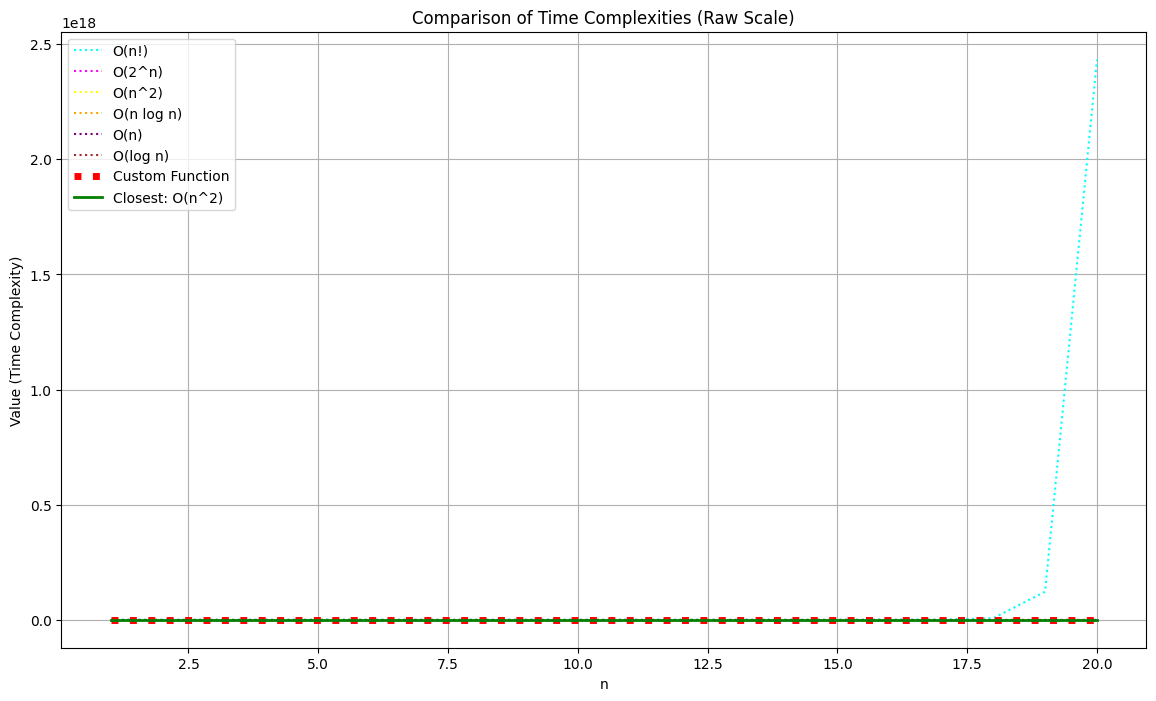

Here is the Python script that generated this plot:
import numpy as np
import matplotlib.pyplot as plt
import random
import time
import math

def compare_complexity(custom_func, n_range):
    # Generate input values
    n = np.arange(1, n_range + 1)

    # Compute the values for the custom function
    custom_values = custom_func(n)

    # Define the target O() functions with distinct colors
    target_functions = {
        "O(n!)": np.array([math.factorial(min(x, 20)) for x in n], dtype=float),
        "O(2^n)": 2**n,
        "O(n^2)": n**2,
        "O(n log n)": n * np.log(n),
        "O(n)": n,
        "O(log n)": np.log(n)
    }

    # Plotting
    plt.figure(figsize=(14, 8))

    # Plot the target functions
    colors = {
        "O(n!)": 'cyan',
        "O(2^n)": 'magenta',
        "O(n^2)": 'yellow',
        "O(n log n)": 'orange',
        "O(n)": 'purple',
        "O(log n)": 'brown'
    }

    for name, values in target_functions.items():
        plt.plot(n, values, label=name, linestyle='dotted', color=colors[name])

    # Calculate distances and find the closest target function
    distances = {}
    for t_name, t_values in target_functions.items():
        # Calculate mean squared error
        distance = np.mean((custom_values - t_values)**2)
        distances[t_name] = distance

    # Find the closest target function
    closest = min(distances, key=distances.get)

    # Plot the custom function
    plt.plot(n, custom_values, label="Custom Function", linewidth=5, linestyle='dotted', color='red')

    # Highlight the closest target function in green
    plt.plot(n, target_functions[closest], label=f"Closest: {closest}", linewidth=2, color='green')

    plt.xlabel('n')
    plt.ylabel('Value (Time Complexity)')
    plt.title('Comparison of Time Complexities (Raw Scale)')
    plt.legend()
    plt.grid(True)
    plt.show()

    # Print the distances for reference
    for name, distance in distances.items():
        print(f"Distance to {name}: {distance}")
    print(f"Custom function is closest to {closest} with distance {distances[closest]}")

def example_n_factorial(n):
    # Limit factorials to a reasonable range to prevent overflow
    result = []
    for i in n:
        # Limit to smaller values to prevent extreme growth
        fact_result = math.factorial(min(i, 20))
        result.append(fact_result)
    return np.array(result, dtype=float)

# Example of a custom function with O(n^2) complexity
def example_n_squared(n):
    result = []
    for i in n:
        sum = 0
        for j in range(i):
            for k in range(i):
                sum += 1
        result.append(sum)
    return np.array(result)

def fibonacci(n):
    if n <= 1:
        return n
    return fibonacci(n - 1) + fibonacci(n - 2)

# Example of a custom function with O(2^n) complexity
def example_2_pow_n(n):
    result = []
    for i in n:
        sum = fibonacci(i)
        result.append(sum)
    return np.array(result)

# List of mystery functions
mystery_functions = [example_2_pow_n, example_n_squared, example_n_factorial]

# Select a random function from the list
chosen_index = random.randint(0, len(mystery_functions) - 1)
chosen_function = mystery_functions[chosen_index]
print(f"chosen_function: {chosen_function.__name__}")

time_start = time.time()  # Record the start time
n_range = 20  # Reduced range to prevent extreme values

# Call the compare_complexity function with the chosen function
compare_complexity(chosen_function, n_range)

time_end = time.time()  # Record the end time
time_elapsed = time_end - time_start  # Calculate the elapsed time
print(f"Time elapsed: {time_elapsed} seconds")


"""
chosen_function: example_n_squared

Distance to O(n!): 2.9669254145927475e+35
Distance to O(2^n): 73224684701.3
Distance to O(n^2): 0.0
Distance to O(n log n): 24970.45825811329
Distance to O(n): 31866.8
Distance to O(log n): 35367.35226670491
Custom function is closest to O(n^2) with distance 0.0
Time elapsed: 0.34624147415161133 seconds
"""
